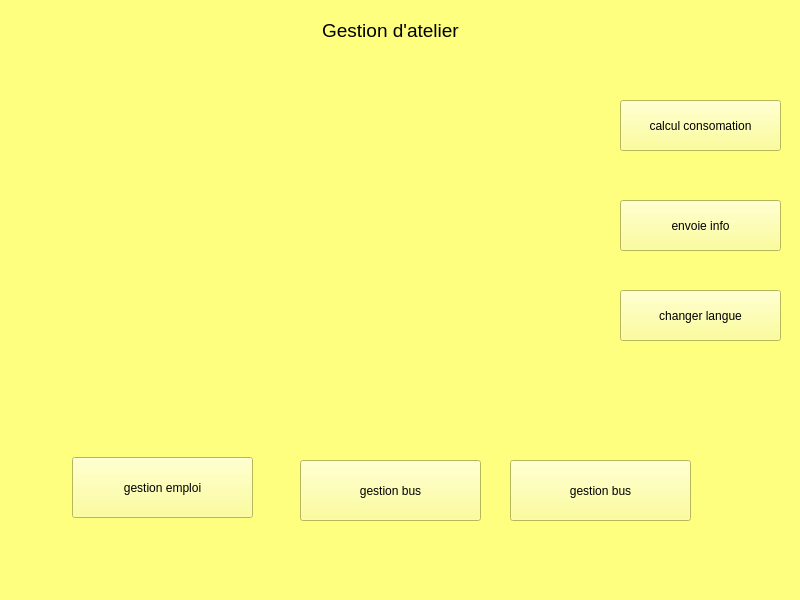
<?xml version="1.0" encoding="UTF-8"?>
<ui version="4.0">
 <class>MainWindow</class>
 <widget class="QMainWindow" name="MainWindow">
  <property name="geometry">
   <rect>
    <x>0</x>
    <y>0</y>
    <width>800</width>
    <height>600</height>
   </rect>
  </property>
  <property name="windowTitle">
   <string>MainWindow</string>
  </property>
  <property name="styleSheet">
   <string notr="true">background-color: rgb(255, 255, 127);</string>
  </property>
  <widget class="QWidget" name="centralwidget">
   <widget class="QLabel" name="label">
    <property name="geometry">
     <rect>
      <x>70</x>
      <y>100</y>
      <width>571</width>
      <height>411</height>
     </rect>
    </property>
    <property name="text">
     <string/>
    </property>
    <property name="pixmap">
     <pixmap>C:/Users/yassi/Desktop/244340699_686126612356691_3962841609219595743_n.png</pixmap>
    </property>
    <property name="scaledContents">
     <bool>true</bool>
    </property>
   </widget>
   <widget class="QPushButton" name="pushButton">
    <property name="geometry">
     <rect>
      <x>72</x>
      <y>457</y>
      <width>181</width>
      <height>61</height>
     </rect>
    </property>
    <property name="text">
     <string>gestion emploi</string>
    </property>
   </widget>
   <widget class="QPushButton" name="pushButton_2">
    <property name="geometry">
     <rect>
      <x>300</x>
      <y>460</y>
      <width>181</width>
      <height>61</height>
     </rect>
    </property>
    <property name="text">
     <string>gestion bus</string>
    </property>
   </widget>
   <widget class="QPushButton" name="pushButton_3">
    <property name="geometry">
     <rect>
      <x>510</x>
      <y>460</y>
      <width>181</width>
      <height>61</height>
     </rect>
    </property>
    <property name="text">
     <string>gestion bus</string>
    </property>
   </widget>
   <widget class="QPushButton" name="pushButton_4">
    <property name="geometry">
     <rect>
      <x>620</x>
      <y>100</y>
      <width>161</width>
      <height>51</height>
     </rect>
    </property>
    <property name="text">
     <string>calcul consomation</string>
    </property>
   </widget>
   <widget class="QPushButton" name="pushButton_5">
    <property name="geometry">
     <rect>
      <x>620</x>
      <y>200</y>
      <width>161</width>
      <height>51</height>
     </rect>
    </property>
    <property name="text">
     <string>envoie info</string>
    </property>
   </widget>
   <widget class="QPushButton" name="pushButton_6">
    <property name="geometry">
     <rect>
      <x>620</x>
      <y>290</y>
      <width>161</width>
      <height>51</height>
     </rect>
    </property>
    <property name="text">
     <string>changer langue</string>
    </property>
   </widget>
   <widget class="QLabel" name="label_2">
    <property name="geometry">
     <rect>
      <x>280</x>
      <y>0</y>
      <width>271</width>
      <height>61</height>
     </rect>
    </property>
    <property name="font">
     <font>
      <pointsize>14</pointsize>
     </font>
    </property>
    <property name="text">
     <string>        Gestion d'atelier</string>
    </property>
    <property name="scaledContents">
     <bool>true</bool>
    </property>
    <property name="indent">
     <number>-1</number>
    </property>
   </widget>
  </widget>
  <widget class="QMenuBar" name="menubar">
   <property name="geometry">
    <rect>
     <x>0</x>
     <y>0</y>
     <width>800</width>
     <height>26</height>
    </rect>
   </property>
  </widget>
  <widget class="QStatusBar" name="statusbar"/>
 </widget>
 <resources/>
 <connections/>
</ui>
